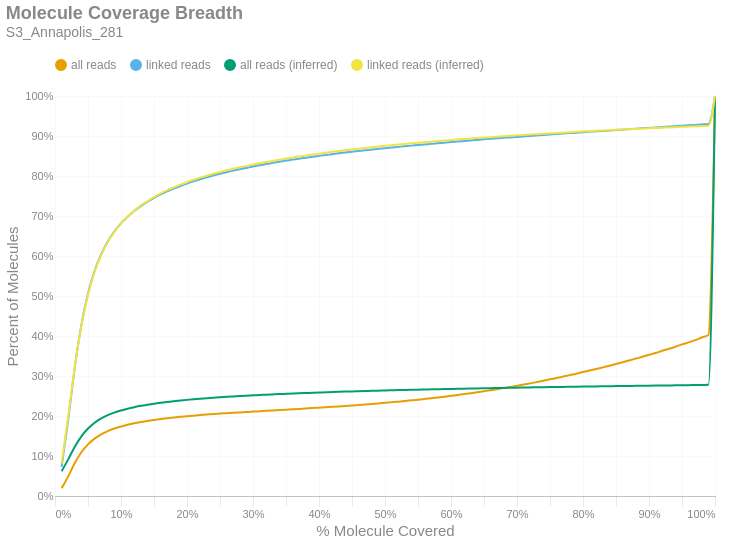

Notebook source saved alongside this figure:
### Markdown cell above
### Molecule Read Coverage
This chart shows molecule coverage breadth as computed by the number of bases aligned to that molecule. In other words, "*how much of each unique long molecule is actually sequenced/aligned?*" Keep in mind there is a distinction between sequences and alignments, since some sequences belonging to a particular molecule may not align well and wouldn't appear in the alignment data. This chart also shows molecule coverage breadth as computed by the *inferred fragment* from which the aligned sequences originate. Unlike read coverage, this calculation takes into account the total insert size, including unsequenced gaps between the forward and reverse reads. Like the previous figures, these are cumulative percents.

### Code cell
if SKIPLR:
    print_html(f"Skipped")
else:
    binned_df = consolidated_hist(valids['coverage_bp'], mask, 0.01, True)
    binned_df_inf = consolidated_hist(valids['coverage_inserts'], mask, 0.01, True)
    binned_df = binned_df.with_columns(pl.lit(binned_df_inf['all reads (cumsum)']).alias('all reads (inferred)'))
    binned_df = binned_df.with_columns(pl.lit(binned_df_inf['linked reads (cumsum)']).alias('linked reads (inferred)'))
    binned_df = binned_df.with_columns(
        (pl.col('bin').cast(pl.Float64) + 0.01).alias('right_edge')
    )

    with SafeRender(binned_df):
        (
            density_plot(binned_df, 'Molecule Coverage Breadth', samplename, 'molcov', ['all reads (inferred)','linked reads (inferred)'])
            .encode(
                #x=alt.X('bin:Q', title="% Molecule Covered").axis(format = '%').scale(padding=0),
                x=alt.X('right_edge:Q', title="% Molecule Covered").axis(format='%').scale(padding=0),
                y=alt.Y('value:Q', title='Percent of Molecules')
                    .axis(format='%')
                    .stack(False)
                    .scale(domainMin=0, padding=0),
                color=alt.Color("key:N").scale(domain = ["all reads", "linked reads", "all reads (inferred)", "linked reads (inferred)"]),
                tooltip = [
                    alt.Tooltip("key:N", title = "Data Type"),
                    alt.Tooltip("range_label:N", title="% Molecule Covered"),
                    alt.Tooltip("value:Q", format = ".2%", title="% Molecules")
                ]
            )
        ).display()

### Figure 1 — Vega-Lite specification as saved in the notebook (floating-point values rounded to 4 significant figures)
{"width": "container", "height": 400, "config": {"title": {"anchor": "start", "dy": -15, "fontSize": 18, "color": "#888888", "subtitleColor": "#888888", "subtitleFontSize": 14}, "arc": {"fill": "#0072B2"}, "axis": {"domainColor": "#888888", "domainWidth": 0.5, "gridWidth": 0.2, "grid": false, "titleFontWeight": 400, "titleFontSize": 15, "labelFontSize": 11, "labelColor": "#888888", "tickColor": "#888888", "tickWidth": 0.2, "titleColor": "#888888"}, "axisBand": {"grid": false}, "axisX": {"grid": true, "tickSize": 10, "domainCap": "round"}, "axisY": {"domain": false, "grid": true, "tickSize": 0, "domainCap": "round"}, "background": "transparent", "header": {"labelFontSize": 15, "labelColor": "#888888", "titleFontSize": 15, "titleFontWeight": 600, "titleColor": "#888888"}, "legend": {"labelFont": "sans-serif", "labelFontSize": 12, "labelColor": "#888888", "symbolSize": 100, "symbolType": "circle", "titleFontSize": 12, "titlePadding": 10, "titleColor": "#888888", "title": null, "orient": "top"}, "range": {"category": ["#E69F00", "#56B4E9", "#009E73", "#F0E442", "#0072B2", "#D55E00", "#CC79A7", "#000000"], "diverging": ["#cfe8f3", "#a2d4ec", "#73bfe2", "#46abdb", "#1696d2", "#12719e"]}, "area": {"fill": "#0072B2", "fillOpacity": 0.7, "line": true, "strokeOpacity": 0.7}, "line": {"color": "#0072B2", "stroke": "#0072B2", "strokeWidth": 2}, "trail": {"color": "#0072B2", "stroke": "#0072B2", "strokeWidth": 0, "size": 1}, "point": {"filled": true, "fillOpacity": 1.0, "size": 95}, "text": {"color": "#888888", "fontSize": 11, "align": "right", "fontWeight": 400, "size": 11}, "bar": {"fill": "#0072B2", "stroke": null}, "view": {"stroke": null, "continuousWidth": 660, "continuousHeight": 400}}, "data": {"name": "data-8b76463e3fa0ebcc146f6873216c4a82"}, "mark": {"type": "line", "interpolate": "monotone", "point": {"opacity": 0, "size": 275}}, "encoding": {"color": {"field": "key", "scale": {"domain": ["all reads", "linked reads", "all reads (inferred)", "linked reads (inferred)"]}, "type": "nominal"}, "tooltip": [{"field": "key", "title": "Data Type", "type": "nominal"}, {"field": "range_label", "title": "% Molecule Covered", "type": "nominal"}, {"field": "value", "format": ".2%", "title": "% Molecules", "type": "quantitative"}], "x": {"axis": {"format": "%"}, "field": "right_edge", "scale": {"padding": 0}, "title": "% Molecule Covered", "type": "quantitative"}, "y": {"axis": {"format": "%"}, "field": "value", "scale": {"domainMin": 0, "padding": 0}, "stack": false, "title": "Percent of Molecules", "type": "quantitative"}}, "params": [{"name": "param_c36ac31b6afebe62", "select": {"type": "point", "fields": ["key"]}, "bind": "legend"}], "title": {"text": "Molecule Coverage Breadth", "subtitle": "S3_Annapolis_281"}, "transform": [{"fold": ["all reads (cumsum)", "linked reads (cumsum)", "all reads (inferred)", "linked reads (inferred)"]}, {"calculate": "replace(datum.key, ' (cumsum)', '')", "as": "key"}, {"filter": {"param": "param_c36ac31b6afebe62"}}], "usermeta": {"embedOptions": {"downloadFileName": "S3_Annapolis_281.molcov"}}, "$schema": "https://vega.github.io/schema/vega-lite/v6.1.0.json", "datasets": {"data-8b76463e3fa0ebcc146f6873216c4a82": [{"bin": "0.0", "interval": "0.0-0.01", "all reads": 0.01912, "linked reads": 0.07295, "all reads (cumsum)": 0.01912, "linked reads (cumsum)": 0.07295, "range_label": "0.0-0.01", "all reads (inferred)": 0.06176, "linked reads (inferred)": 0.08126, "right_edge": 0.01}, {"bin": "0.01", "interval": "0.01-0.02", "all reads": 0.03002, "linked reads": 0.1175, "all reads (cumsum)": 0.04914, "linked reads (cumsum)": 0.1904, "range_label": "0.01-0.02", "all reads (inferred)": 0.09158, "linked reads (inferred)": 0.1982, "right_edge": 0.02}, {"bin": "0.02", "interval": "0.02-0.03", "all reads": 0.03329, "linked reads": 0.1313, "all reads (cumsum)": 0.08243, "linked reads (cumsum)": 0.3217, "range_label": "0.02-0.03", "all reads (inferred)": 0.1234, "linked reads (inferred)": 0.3238, "right_edge": 0.03}, {"bin": "0.03", "interval": "0.03-0.04", "all reads": 0.02696, "linked reads": 0.1065, "all reads (cumsum)": 0.1094, "linked reads (cumsum)": 0.4282, "range_label": "0.03-0.04", "all reads (inferred)": 0.1492, "linked reads (inferred)": 0.4257, "right_edge": 0.04}, {"bin": "0.04", "interval": "0.04-0.05", "all reads": 0.01974, "linked reads": 0.07792, "all reads (cumsum)": 0.1291, "linked reads (cumsum)": 0.5061, "range_label": "0.04-0.05", "all reads (inferred)": 0.1686, "linked reads (inferred)": 0.5026, "right_edge": 0.05}, {"bin": "0.05", "interval": "0.05-0.06", "all reads": 0.01428, "linked reads": 0.05628, "all reads (cumsum)": 0.1434, "linked reads (cumsum)": 0.5624, "range_label": "0.05-0.06", "all reads (inferred)": 0.1832, "linked reads (inferred)": 0.5601, "right_edge": 0.06}, {"bin": "0.06", "interval": "0.06-0.07", "all reads": 0.01073, "linked reads": 0.04215, "all reads (cumsum)": 0.1542, "linked reads (cumsum)": 0.6045, "range_label": "0.06-0.07", "all reads (inferred)": 0.1939, "linked reads (inferred)": 0.6024, "right_edge": 0.07}, {"bin": "0.07", "interval": "0.07-0.08", "all reads": 0.00806, "linked reads": 0.03167, "all reads (cumsum)": 0.1622, "linked reads (cumsum)": 0.6362, "range_label": "0.07-0.08", "all reads (inferred)": 0.2021, "linked reads (inferred)": 0.6346, "right_edge": 0.08}, {"bin": "0.08", "interval": "0.08-0.09", "all reads": 0.006426, "linked reads": 0.02521, "all reads (cumsum)": 0.1686, "linked reads (cumsum)": 0.6614, "range_label": "0.08-0.09", "all reads (inferred)": 0.2085, "linked reads (inferred)": 0.6601, "right_edge": 0.09}, {"bin": "0.09", "interval": "0.09-0.1", "all reads": 0.005131, "linked reads": 0.02004, "all reads (cumsum)": 0.1738, "linked reads (cumsum)": 0.6815, "range_label": "0.09-0.1", "all reads (inferred)": 0.2139, "linked reads (inferred)": 0.6811, "right_edge": 0.1}, {"bin": "0.1", "interval": "0.1-0.11", "all reads": 0.004268, "linked reads": 0.01662, "all reads (cumsum)": 0.178, "linked reads (cumsum)": 0.6981, "range_label": "0.1-0.11", "all reads (inferred)": 0.2183, "linked reads (inferred)": 0.6986, "right_edge": 0.11}, {"bin": "0.11", "interval": "0.11-0.12", "all reads": 0.003647, "linked reads": 0.01423, "all reads (cumsum)": 0.1817, "linked reads (cumsum)": 0.7123, "range_label": "0.11-0.12", "all reads (inferred)": 0.2221, "linked reads (inferred)": 0.7134, "right_edge": 0.12}, {"bin": "0.12", "interval": "0.12-0.13", "all reads": 0.003137, "linked reads": 0.01219, "all reads (cumsum)": 0.1848, "linked reads (cumsum)": 0.7245, "range_label": "0.12-0.13", "all reads (inferred)": 0.2254, "linked reads (inferred)": 0.7264, "right_edge": 0.13}, {"bin": "0.13", "interval": "0.13-0.14", "all reads": 0.00288, "linked reads": 0.01115, "all reads (cumsum)": 0.1877, "linked reads (cumsum)": 0.7357, "range_label": "0.13-0.14", "all reads (inferred)": 0.2282, "linked reads (inferred)": 0.7374, "right_edge": 0.14}, {"bin": "0.14", "interval": "0.14-0.15", "all reads": 0.002433, "linked reads": 0.009482, "all reads (cumsum)": 0.1901, "linked reads (cumsum)": 0.7451, "range_label": "0.14-0.15", "all reads (inferred)": 0.2308, "linked reads (inferred)": 0.7473, "right_edge": 0.15}, {"bin": "0.15", "interval": "0.15-0.16", "all reads": 0.002231, "linked reads": 0.008684, "all reads (cumsum)": 0.1924, "linked reads (cumsum)": 0.7538, "range_label": "0.15-0.16", "all reads (inferred)": 0.2331, "linked reads (inferred)": 0.7563, "right_edge": 0.16}, {"bin": "0.16", "interval": "0.16-0.17", "all reads": 0.001975, "linked reads": 0.007556, "all reads (cumsum)": 0.1943, "linked reads (cumsum)": 0.7614, "range_label": "0.16-0.17", "all reads (inferred)": 0.2351, "linked reads (inferred)": 0.7645, "right_edge": 0.17}, {"bin": "0.17", "interval": "0.17-0.18", "all reads": 0.001793, "linked reads": 0.00694, "all reads (cumsum)": 0.1961, "linked reads (cumsum)": 0.7683, "range_label": "0.17-0.18", "all reads (inferred)": 0.2369, "linked reads (inferred)": 0.7715, "right_edge": 0.18}, {"bin": "0.18", "interval": "0.18-0.19", "all reads": 0.001707, "linked reads": 0.006523, "all reads (cumsum)": 0.1978, "linked reads (cumsum)": 0.7748, "range_label": "0.18-0.19", "all reads (inferred)": 0.2387, "linked reads (inferred)": 0.7784, "right_edge": 0.19}, {"bin": "0.19", "interval": "0.19-0.2", "all reads": 0.001627, "linked reads": 0.006261, "all reads (cumsum)": 0.1995, "linked reads (cumsum)": 0.7811, "range_label": "0.19-0.2", "all reads (inferred)": 0.2403, "linked reads (inferred)": 0.7846, "right_edge": 0.2}, {"bin": "0.2", "interval": "0.2-0.21", "all reads": 0.001429, "linked reads": 0.005473, "all reads (cumsum)": 0.2009, "linked reads (cumsum)": 0.7866, "range_label": "0.2-0.21", "all reads (inferred)": 0.2418, "linked reads (inferred)": 0.7905, "right_edge": 0.21}, {"bin": "0.21", "interval": "0.21-0.22", "all reads": 0.001362, "linked reads": 0.005172, "all reads (cumsum)": 0.2023, "linked reads (cumsum)": 0.7917, "range_label": "0.21-0.22", "all reads (inferred)": 0.2432, "linked reads (inferred)": 0.7958, "right_edge": 0.22}, {"bin": "0.22", "interval": "0.22-0.23", "all reads": 0.001284, "linked reads": 0.004878, "all reads (cumsum)": 0.2035, "linked reads (cumsum)": 0.7966, "range_label": "0.22-0.23", "all reads (inferred)": 0.2445, "linked reads (inferred)": 0.8009, "right_edge": 0.23}, {"bin": "0.23", "interval": "0.23-0.24", "all reads": 0.001254, "linked reads": 0.004699, "all reads (cumsum)": 0.2048, "linked reads (cumsum)": 0.8013, "range_label": "0.23-0.24", "all reads (inferred)": 0.2457, "linked reads (inferred)": 0.8056, "right_edge": 0.24}, {"bin": "0.24", "interval": "0.24-0.25", "all reads": 0.001205, "linked reads": 0.004524, "all reads (cumsum)": 0.206, "linked reads (cumsum)": 0.8058, "range_label": "0.24-0.25", "all reads (inferred)": 0.2468, "linked reads (inferred)": 0.8099, "right_edge": 0.25}, {"bin": "0.25", "interval": "0.25-0.26", "all reads": 0.00102, "linked reads": 0.003771, "all reads (cumsum)": 0.207, "linked reads (cumsum)": 0.8096, "range_label": "0.25-0.26", "all reads (inferred)": 0.2479, "linked reads (inferred)": 0.8141, "right_edge": 0.26}, {"bin": "0.26", "interval": "0.26-0.27", "all reads": 0.00104, "linked reads": 0.00382, "all reads (cumsum)": 0.2081, "linked reads (cumsum)": 0.8134, "range_label": "0.26-0.27", "all reads (inferred)": 0.2489, "linked reads (inferred)": 0.8181, "right_edge": 0.27}, {"bin": "0.27", "interval": "0.27-0.28", "all reads": 0.0009682, "linked reads": 0.003488, "all reads (cumsum)": 0.209, "linked reads (cumsum)": 0.8169, "range_label": "0.27-0.28", "all reads (inferred)": 0.2498, "linked reads (inferred)": 0.8218, "right_edge": 0.28}, {"bin": "0.28", "interval": "0.28-0.29", "all reads": 0.0009524, "linked reads": 0.003309, "all reads (cumsum)": 0.21, "linked reads (cumsum)": 0.8202, "range_label": "0.28-0.29", "all reads (inferred)": 0.2508, "linked reads (inferred)": 0.8253, "right_edge": 0.29}, {"bin": "0.29", "interval": "0.29-0.3", "all reads": 0.0009629, "linked reads": 0.003298, "all reads (cumsum)": 0.2109, "linked reads (cumsum)": 0.8235, "range_label": "0.29-0.3", "all reads (inferred)": 0.2516, "linked reads (inferred)": 0.8285, "right_edge": 0.3}, {"bin": "0.3", "interval": "0.3-0.31", "all reads": 0.001016, "linked reads": 0.003344, "all reads (cumsum)": 0.212, "linked reads (cumsum)": 0.8269, "range_label": "0.3-0.31", "all reads (inferred)": 0.2525, "linked reads (inferred)": 0.8319, "right_edge": 0.31}, {"bin": "0.31", "interval": "0.31-0.32", "all reads": 0.0009568, "linked reads": 0.002962, "all reads (cumsum)": 0.2129, "linked reads (cumsum)": 0.8298, "range_label": "0.31-0.32", "all reads (inferred)": 0.2532, "linked reads (inferred)": 0.8348, "right_edge": 0.32}, {"bin": "0.32", "interval": "0.32-0.33", "all reads": 0.0009743, "linked reads": 0.002962, "all reads (cumsum)": 0.2139, "linked reads (cumsum)": 0.8328, "range_label": "0.32-0.33", "all reads (inferred)": 0.254, "linked reads (inferred)": 0.8378, "right_edge": 0.33}, {"bin": "0.33", "interval": "0.33-0.34", "all reads": 0.0009866, "linked reads": 0.002945, "all reads (cumsum)": 0.2149, "linked reads (cumsum)": 0.8357, "range_label": "0.33-0.34", "all reads (inferred)": 0.2548, "linked reads (inferred)": 0.8408, "right_edge": 0.34}, {"bin": "0.34", "interval": "0.34-0.35", "all reads": 0.0009524, "linked reads": 0.002752, "all reads (cumsum)": 0.2158, "linked reads (cumsum)": 0.8385, "range_label": "0.34-0.35", "all reads (inferred)": 0.2555, "linked reads (inferred)": 0.8435, "right_edge": 0.35}, {"bin": "0.35", "interval": "0.35-0.36", "all reads": 0.0009279, "linked reads": 0.002427, "all reads (cumsum)": 0.2168, "linked reads (cumsum)": 0.8409, "range_label": "0.35-0.36", "all reads (inferred)": 0.2562, "linked reads (inferred)": 0.8463, "right_edge": 0.36}, {"bin": "0.36", "interval": "0.36-0.37", "all reads": 0.00097, "linked reads": 0.002399, "all reads (cumsum)": 0.2177, "linked reads (cumsum)": 0.8433, "range_label": "0.36-0.37", "all reads (inferred)": 0.2568, "linked reads (inferred)": 0.8488, "right_edge": 0.37}, {"bin": "0.37", "interval": "0.37-0.38", "all reads": 0.0009998, "linked reads": 0.002399, "all reads (cumsum)": 0.2187, "linked reads (cumsum)": 0.8457, "range_label": "0.37-0.38", "all reads (inferred)": 0.2575, "linked reads (inferred)": 0.8512, "right_edge": 0.38}, {"bin": "0.38", "interval": "0.38-0.39", "all reads": 0.0009673, "linked reads": 0.002255, "all reads (cumsum)": 0.2197, "linked reads (cumsum)": 0.848, "range_label": "0.38-0.39", "all reads (inferred)": 0.2581, "linked reads (inferred)": 0.8536, "right_edge": 0.39}, {"bin": "0.39", "interval": "0.39-0.4", "all reads": 0.001052, "linked reads": 0.002318, "all reads (cumsum)": 0.2207, "linked reads (cumsum)": 0.8503, "range_label": "0.39-0.4", "all reads (inferred)": 0.2587, "linked reads (inferred)": 0.8559, "right_edge": 0.4}, {"bin": "0.4", "interval": "0.4-0.41", "all reads": 0.00104, "linked reads": 0.002209, "all reads (cumsum)": 0.2218, "linked reads (cumsum)": 0.8525, "range_label": "0.4-0.41", "all reads (inferred)": 0.2593, "linked reads (inferred)": 0.8581, "right_edge": 0.41}, {"bin": "0.41", "interval": "0.41-0.42", "all reads": 0.001069, "linked reads": 0.002111, "all reads (cumsum)": 0.2229, "linked reads (cumsum)": 0.8546, "range_label": "0.41-0.42", "all reads (inferred)": 0.2599, "linked reads (inferred)": 0.8604, "right_edge": 0.42}, {"bin": "0.42", "interval": "0.42-0.43", "all reads": 0.001115, "linked reads": 0.002104, "all reads (cumsum)": 0.224, "linked reads (cumsum)": 0.8567, "range_label": "0.42-0.43", "all reads (inferred)": 0.2604, "linked reads (inferred)": 0.8625, "right_edge": 0.43}, {"bin": "0.43", "interval": "0.43-0.44", "all reads": 0.001186, "linked reads": 0.00209, "all reads (cumsum)": 0.2252, "linked reads (cumsum)": 0.8588, "range_label": "0.43-0.44", "all reads (inferred)": 0.261, "linked reads (inferred)": 0.8645, "right_edge": 0.44}, {"bin": "0.44", "interval": "0.44-0.45", "all reads": 0.001143, "linked reads": 0.001961, "all reads (cumsum)": 0.2263, "linked reads (cumsum)": 0.8608, "range_label": "0.44-0.45", "all reads (inferred)": 0.2615, "linked reads (inferred)": 0.8665, "right_edge": 0.45}, {"bin": "0.45", "interval": "0.45-0.46", "all reads": 0.001239, "linked reads": 0.001796, "all reads (cumsum)": 0.2275, "linked reads (cumsum)": 0.8626, "range_label": "0.45-0.46", "all reads (inferred)": 0.262, "linked reads (inferred)": 0.8683, "right_edge": 0.46}, {"bin": "0.46", "interval": "0.46-0.47", "all reads": 0.001313, "linked reads": 0.001842, "all reads (cumsum)": 0.2289, "linked reads (cumsum)": 0.8644, "range_label": "0.46-0.47", "all reads (inferred)": 0.2624, "linked reads (inferred)": 0.8701, "right_edge": 0.47}, {"bin": "0.47", "interval": "0.47-0.48", "all reads": 0.001258, "linked reads": 0.001625, "all reads (cumsum)": 0.2301, "linked reads (cumsum)": 0.866, "range_label": "0.47-0.48", "all reads (inferred)": 0.2629, "linked reads (inferred)": 0.872, "right_edge": 0.48}, {"bin": "0.48", "interval": "0.48-0.49", "all reads": 0.00139, "linked reads": 0.001845, "all reads (cumsum)": 0.2315, "linked reads (cumsum)": 0.8679, "range_label": "0.48-0.49", "all reads (inferred)": 0.2634, "linked reads (inferred)": 0.8738, "right_edge": 0.49}, {"bin": "0.49", "interval": "0.49-0.5", "all reads": 0.001506, "linked reads": 0.001712, "all reads (cumsum)": 0.233, "linked reads (cumsum)": 0.8696, "range_label": "0.49-0.5", "all reads (inferred)": 0.2639, "linked reads (inferred)": 0.8756, "right_edge": 0.5}, {"bin": "0.5", "interval": "0.5-0.51", "all reads": 0.001365, "linked reads": 0.001579, "all reads (cumsum)": 0.2344, "linked reads (cumsum)": 0.8712, "range_label": "0.5-0.51", "all reads (inferred)": 0.2643, "linked reads (inferred)": 0.8771, "right_edge": 0.51}, {"bin": "0.51", "interval": "0.51-0.52", "all reads": 0.001548, "linked reads": 0.001642, "all reads (cumsum)": 0.2359, "linked reads (cumsum)": 0.8728, "range_label": "0.51-0.52", "all reads (inferred)": 0.2647, "linked reads (inferred)": 0.8787, "right_edge": 0.52}, {"bin": "0.52", "interval": "0.52-0.53", "all reads": 0.001527, "linked reads": 0.001586, "all reads (cumsum)": 0.2374, "linked reads (cumsum)": 0.8744, "range_label": "0.52-0.53", "all reads (inferred)": 0.2651, "linked reads (inferred)": 0.8802, "right_edge": 0.53}, {"bin": "0.53", "interval": "0.53-0.54", "all reads": 0.001669, "linked reads": 0.001537, "all reads (cumsum)": 0.2391, "linked reads (cumsum)": 0.8759, "range_label": "0.53-0.54", "all reads (inferred)": 0.2655, "linked reads (inferred)": 0.8816, "right_edge": 0.54}, {"bin": "0.54", "interval": "0.54-0.55", "all reads": 0.001684, "linked reads": 0.001443, "all reads (cumsum)": 0.2408, "linked reads (cumsum)": 0.8774, "range_label": "0.54-0.55", "all reads (inferred)": 0.2659, "linked reads (inferred)": 0.8829, "right_edge": 0.55}, {"bin": "0.55", "interval": "0.55-0.56", "all reads": 0.001757, "linked reads": 0.001604, "all reads (cumsum)": 0.2426, "linked reads (cumsum)": 0.879, "range_label": "0.55-0.56", "all reads (inferred)": 0.2662, "linked reads (inferred)": 0.8843, "right_edge": 0.56}, {"bin": "0.56", "interval": "0.56-0.57", "all reads": 0.00181, "linked reads": 0.001331, "all reads (cumsum)": 0.2444, "linked reads (cumsum)": 0.8803, "range_label": "0.56-0.57", "all reads (inferred)": 0.2666, "linked reads (inferred)": 0.8858, "right_edge": 0.57}, {"bin": "0.57", "interval": "0.57-0.58", "all reads": 0.001981, "linked reads": 0.001548, "all reads (cumsum)": 0.2463, "linked reads (cumsum)": 0.8819, "range_label": "0.57-0.58", "all reads (inferred)": 0.267, "linked reads (inferred)": 0.8872, "right_edge": 0.58}, {"bin": "0.58", "interval": "0.58-0.59", "all reads": 0.001977, "linked reads": 0.001548, "all reads (cumsum)": 0.2483, "linked reads (cumsum)": 0.8834, "range_label": "0.58-0.59", "all reads (inferred)": 0.2674, "linked reads (inferred)": 0.8886, "right_edge": 0.59}, {"bin": "0.59", "interval": "0.59-0.6", "all reads": 0.002137, "linked reads": 0.001457, "all reads (cumsum)": 0.2505, "linked reads (cumsum)": 0.8849, "range_label": "0.59-0.6", "all reads (inferred)": 0.2677, "linked reads (inferred)": 0.8899, "right_edge": 0.6}, {"bin": "0.6", "interval": "0.6-0.61", "all reads": 0.002082, "linked reads": 0.001415, "all reads (cumsum)": 0.2525, "linked reads (cumsum)": 0.8863, "range_label": "0.6-0.61", "all reads (inferred)": 0.2681, "linked reads (inferred)": 0.8912, "right_edge": 0.61}, {"bin": "0.61", "interval": "0.61-0.62", "all reads": 0.002197, "linked reads": 0.001285, "all reads (cumsum)": 0.2547, "linked reads (cumsum)": 0.8876, "range_label": "0.61-0.62", "all reads (inferred)": 0.2684, "linked reads (inferred)": 0.8925, "right_edge": 0.62}, {"bin": "0.62", "interval": "0.62-0.63", "all reads": 0.002296, "linked reads": 0.001317, "all reads (cumsum)": 0.257, "linked reads (cumsum)": 0.8889, "range_label": "0.62-0.63", "all reads (inferred)": 0.2687, "linked reads (inferred)": 0.8936, "right_edge": 0.63}, {"bin": "0.63", "interval": "0.63-0.64", "all reads": 0.002374, "linked reads": 0.001387, "all reads (cumsum)": 0.2594, "linked reads (cumsum)": 0.8903, "range_label": "0.63-0.64", "all reads (inferred)": 0.2691, "linked reads (inferred)": 0.8949, "right_edge": 0.64}, {"bin": "0.64", "interval": "0.64-0.65", "all reads": 0.002428, "linked reads": 0.00138, "all reads (cumsum)": 0.2618, "linked reads (cumsum)": 0.8916, "range_label": "0.64-0.65", "all reads (inferred)": 0.2694, "linked reads (inferred)": 0.8959, "right_edge": 0.65}, {"bin": "0.65", "interval": "0.65-0.66", "all reads": 0.002693, "linked reads": 0.001285, "all reads (cumsum)": 0.2645, "linked reads (cumsum)": 0.8929, "range_label": "0.65-0.66", "all reads (inferred)": 0.2697, "linked reads (inferred)": 0.8971, "right_edge": 0.66}, {"bin": "0.66", "interval": "0.66-0.67", "all reads": 0.002622, "linked reads": 0.00124, "all reads (cumsum)": 0.2672, "linked reads (cumsum)": 0.8942, "range_label": "0.66-0.67", "all reads (inferred)": 0.27, "linked reads (inferred)": 0.8982, "right_edge": 0.67}, {"bin": "0.67", "interval": "0.67-0.68", "all reads": 0.002766, "linked reads": 0.001219, "all reads (cumsum)": 0.2699, "linked reads (cumsum)": 0.8954, "range_label": "0.67-0.68", "all reads (inferred)": 0.2703, "linked reads (inferred)": 0.8993, "right_edge": 0.68}, {"bin": "0.68", "interval": "0.68-0.69", "all reads": 0.00278, "linked reads": 0.001156, "all reads (cumsum)": 0.2727, "linked reads (cumsum)": 0.8965, "range_label": "0.68-0.69", "all reads (inferred)": 0.2706, "linked reads (inferred)": 0.9005, "right_edge": 0.69}, {"bin": "0.69", "interval": "0.69-0.7", "all reads": 0.002942, "linked reads": 0.001219, "all reads (cumsum)": 0.2756, "linked reads (cumsum)": 0.8978, "range_label": "0.69-0.7", "all reads (inferred)": 0.2709, "linked reads (inferred)": 0.9016, "right_edge": 0.7}, {"bin": "0.7", "interval": "0.7-0.71", "all reads": 0.002941, "linked reads": 0.001127, "all reads (cumsum)": 0.2786, "linked reads (cumsum)": 0.8989, "range_label": "0.7-0.71", "all reads (inferred)": 0.2712, "linked reads (inferred)": 0.9027, "right_edge": 0.71}, {"bin": "0.71", "interval": "0.71-0.72", "all reads": 0.002948, "linked reads": 0.001219, "all reads (cumsum)": 0.2815, "linked reads (cumsum)": 0.9001, "range_label": "0.71-0.72", "all reads (inferred)": 0.2715, "linked reads (inferred)": 0.9037, "right_edge": 0.72}, {"bin": "0.72", "interval": "0.72-0.73", "all reads": 0.003227, "linked reads": 0.001254, "all reads (cumsum)": 0.2848, "linked reads (cumsum)": 0.9014, "range_label": "0.72-0.73", "all reads (inferred)": 0.2717, "linked reads (inferred)": 0.9045, "right_edge": 0.73}, {"bin": "0.73", "interval": "0.73-0.74", "all reads": 0.003304, "linked reads": 0.001289, "all reads (cumsum)": 0.2881, "linked reads (cumsum)": 0.9027, "range_label": "0.73-0.74", "all reads (inferred)": 0.272, "linked reads (inferred)": 0.9056, "right_edge": 0.74}, {"bin": "0.74", "interval": "0.74-0.75", "all reads": 0.003584, "linked reads": 0.00117, "all reads (cumsum)": 0.2916, "linked reads (cumsum)": 0.9038, "range_label": "0.74-0.75", "all reads (inferred)": 0.2723, "linked reads (inferred)": 0.9066, "right_edge": 0.75}, {"bin": "0.75", "interval": "0.75-0.76", "all reads": 0.003332, "linked reads": 0.001222, "all reads (cumsum)": 0.295, "linked reads (cumsum)": 0.905, "range_label": "0.75-0.76", "all reads (inferred)": 0.2725, "linked reads (inferred)": 0.9075, "right_edge": 0.76}, {"bin": "0.76", "interval": "0.76-0.77", "all reads": 0.003556, "linked reads": 0.001043, "all reads (cumsum)": 0.2985, "linked reads (cumsum)": 0.9061, "range_label": "0.76-0.77", "all reads (inferred)": 0.2728, "linked reads (inferred)": 0.9084, "right_edge": 0.77}, {"bin": "0.77", "interval": "0.77-0.78", "all reads": 0.003663, "linked reads": 0.001145, "all reads (cumsum)": 0.3022, "linked reads (cumsum)": 0.9072, "range_label": "0.77-0.78", "all reads (inferred)": 0.2731, "linked reads (inferred)": 0.9094, "right_edge": 0.78}, {"bin": "0.78", "interval": "0.78-0.79", "all reads": 0.003592, "linked reads": 0.001068, "all reads (cumsum)": 0.3058, "linked reads (cumsum)": 0.9083, "range_label": "0.78-0.79", "all reads (inferred)": 0.2733, "linked reads (inferred)": 0.9103, "right_edge": 0.79}, {"bin": "0.79", "interval": "0.79-0.8", "all reads": 0.00403, "linked reads": 0.001145, "all reads (cumsum)": 0.3098, "linked reads (cumsum)": 0.9094, "range_label": "0.79-0.8", "all reads (inferred)": 0.2736, "linked reads (inferred)": 0.9112, "right_edge": 0.8}, {"bin": "0.8", "interval": "0.8-0.81", "all reads": 0.003717, "linked reads": 0.001064, "all reads (cumsum)": 0.3135, "linked reads (cumsum)": 0.9105, "range_label": "0.8-0.81", "all reads (inferred)": 0.2738, "linked reads (inferred)": 0.9121, "right_edge": 0.81}, {"bin": "0.81", "interval": "0.81-0.82", "all reads": 0.003964, "linked reads": 0.001134, "all reads (cumsum)": 0.3175, "linked reads (cumsum)": 0.9116, "range_label": "0.81-0.82", "all reads (inferred)": 0.2741, "linked reads (inferred)": 0.913, "right_edge": 0.82}, {"bin": "0.82", "interval": "0.82-0.83", "all reads": 0.004131, "linked reads": 0.001057, "all reads (cumsum)": 0.3216, "linked reads (cumsum)": 0.9127, "range_label": "0.82-0.83", "all reads (inferred)": 0.2743, "linked reads (inferred)": 0.9138, "right_edge": 0.83}, {"bin": "0.83", "interval": "0.83-0.84", "all reads": 0.004117, "linked reads": 0.0009839, "all reads (cumsum)": 0.3257, "linked reads (cumsum)": 0.9137, "range_label": "0.83-0.84", "all reads (inferred)": 0.2745, "linked reads (inferred)": 0.9146, "right_edge": 0.84}, {"bin": "0.84", "interval": "0.84-0.85", "all reads": 0.004219, "linked reads": 0.001036, "all reads (cumsum)": 0.33, "linked reads (cumsum)": 0.9147, "range_label": "0.84-0.85", "all reads (inferred)": 0.2748, "linked reads (inferred)": 0.9155, "right_edge": 0.85}, {"bin": "0.85", "interval": "0.85-0.86", "all reads": 0.004369, "linked reads": 0.001198, "all reads (cumsum)": 0.3343, "linked reads (cumsum)": 0.9159, "range_label": "0.85-0.86", "all reads (inferred)": 0.275, "linked reads (inferred)": 0.9163, "right_edge": 0.86}, {"bin": "0.86", "interval": "0.86-0.87", "all reads": 0.00454, "linked reads": 0.001092, "all reads (cumsum)": 0.3389, "linked reads (cumsum)": 0.917, "range_label": "0.86-0.87", "all reads (inferred)": 0.2752, "linked reads (inferred)": 0.917, "right_edge": 0.87}, {"bin": "0.87", "interval": "0.87-0.88", "all reads": 0.004619, "linked reads": 0.001113, "all reads (cumsum)": 0.3435, "linked reads (cumsum)": 0.9181, "range_label": "0.87-0.88", "all reads (inferred)": 0.2754, "linked reads (inferred)": 0.9178, "right_edge": 0.88}, {"bin": "0.88", "interval": "0.88-0.89", "all reads": 0.004646, "linked reads": 0.001019, "all reads (cumsum)": 0.3481, "linked reads (cumsum)": 0.9191, "range_label": "0.88-0.89", "all reads (inferred)": 0.2756, "linked reads (inferred)": 0.9185, "right_edge": 0.89}, {"bin": "0.89", "interval": "0.89-0.9", "all reads": 0.004804, "linked reads": 0.001149, "all reads (cumsum)": 0.3529, "linked reads (cumsum)": 0.9203, "range_label": "0.89-0.9", "all reads (inferred)": 0.2758, "linked reads (inferred)": 0.9192, "right_edge": 0.9}, {"bin": "0.9", "interval": "0.9-0.91", "all reads": 0.004676, "linked reads": 0.001103, "all reads (cumsum)": 0.3576, "linked reads (cumsum)": 0.9214, "range_label": "0.9-0.91", "all reads (inferred)": 0.276, "linked reads (inferred)": 0.9199, "right_edge": 0.91}, {"bin": "0.91", "interval": "0.91-0.92", "all reads": 0.005536, "linked reads": 0.00104, "all reads (cumsum)": 0.3632, "linked reads (cumsum)": 0.9224, "range_label": "0.91-0.92", "all reads (inferred)": 0.2762, "linked reads (inferred)": 0.9207, "right_edge": 0.92}, {"bin": "0.92", "interval": "0.92-0.93", "all reads": 0.004765, "linked reads": 0.001082, "all reads (cumsum)": 0.3679, "linked reads (cumsum)": 0.9235, "range_label": "0.92-0.93", "all reads (inferred)": 0.2764, "linked reads (inferred)": 0.9214, "right_edge": 0.93}, {"bin": "0.93", "interval": "0.93-0.94", "all reads": 0.005317, "linked reads": 0.001082, "all reads (cumsum)": 0.3732, "linked reads (cumsum)": 0.9246, "range_label": "0.93-0.94", "all reads (inferred)": 0.2767, "linked reads (inferred)": 0.9221, "right_edge": 0.94}, {"bin": "0.94", "interval": "0.94-0.95", "all reads": 0.005771, "linked reads": 0.001075, "all reads (cumsum)": 0.379, "linked reads (cumsum)": 0.9257, "range_label": "0.94-0.95", "all reads (inferred)": 0.2769, "linked reads (inferred)": 0.9228, "right_edge": 0.95}, {"bin": "0.95", "interval": "0.95-0.96", "all reads": 0.004932, "linked reads": 0.00112, "all reads (cumsum)": 0.3839, "linked reads (cumsum)": 0.9268, "range_label": "0.95-0.96", "all reads (inferred)": 0.2771, "linked reads (inferred)": 0.9235, "right_edge": 0.96}, {"bin": "0.96", "interval": "0.96-0.97", "all reads": 0.005843, "linked reads": 0.0009244, "all reads (cumsum)": 0.3898, "linked reads (cumsum)": 0.9277, "range_label": "0.96-0.97", "all reads (inferred)": 0.2774, "linked reads (inferred)": 0.9242, "right_edge": 0.97}, {"bin": "0.97", "interval": "0.97-0.98", "all reads": 0.006535, "linked reads": 0.001113, "all reads (cumsum)": 0.3963, "linked reads (cumsum)": 0.9288, "range_label": "0.97-0.98", "all reads (inferred)": 0.2777, "linked reads (inferred)": 0.925, "right_edge": 0.98}, {"bin": "0.98", "interval": "0.98-0.99", "all reads": 0.006267, "linked reads": 0.001173, "all reads (cumsum)": 0.4026, "linked reads (cumsum)": 0.93, "range_label": "0.98-0.99", "all reads (inferred)": 0.2779, "linked reads (inferred)": 0.9254, "right_edge": 0.99}, {"bin": "0.99", "interval": "0.99-1.0", "all reads": 0.5974, "linked reads": 0.06999, "all reads (cumsum)": 1.0, "linked reads (cumsum)": 1.0, "range_label": "0.99-1.0", "all reads (inferred)": 1.0, "linked reads (inferred)": 1.0, "right_edge": 1.0}]}}
